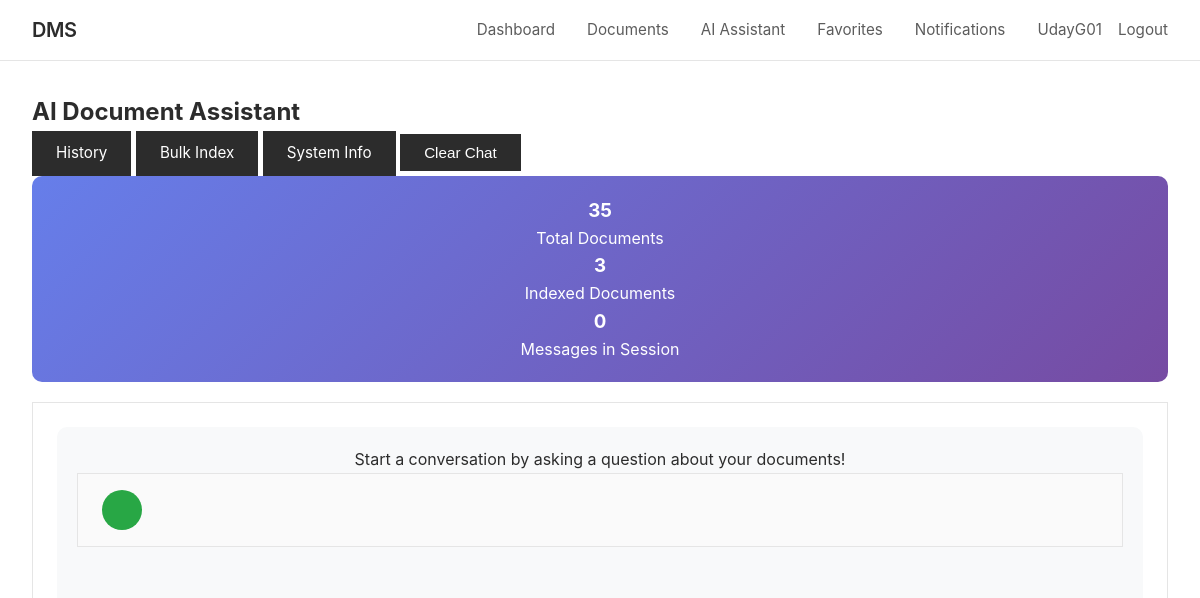
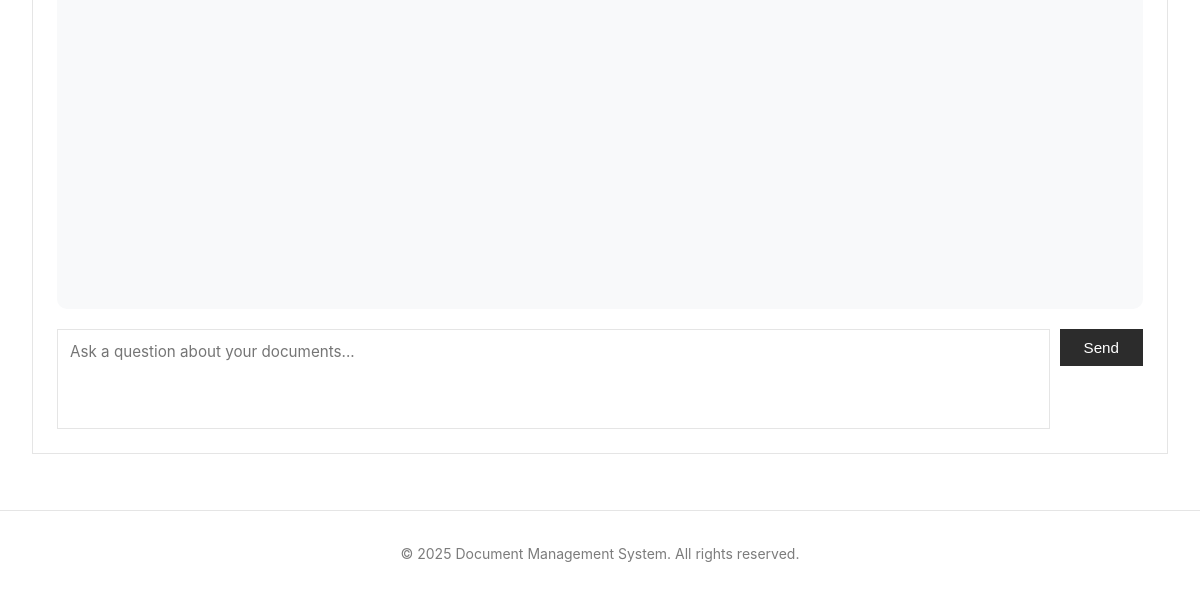
The app's page /chatbot/ (signed in), older data (2 pictures, top to bottom).
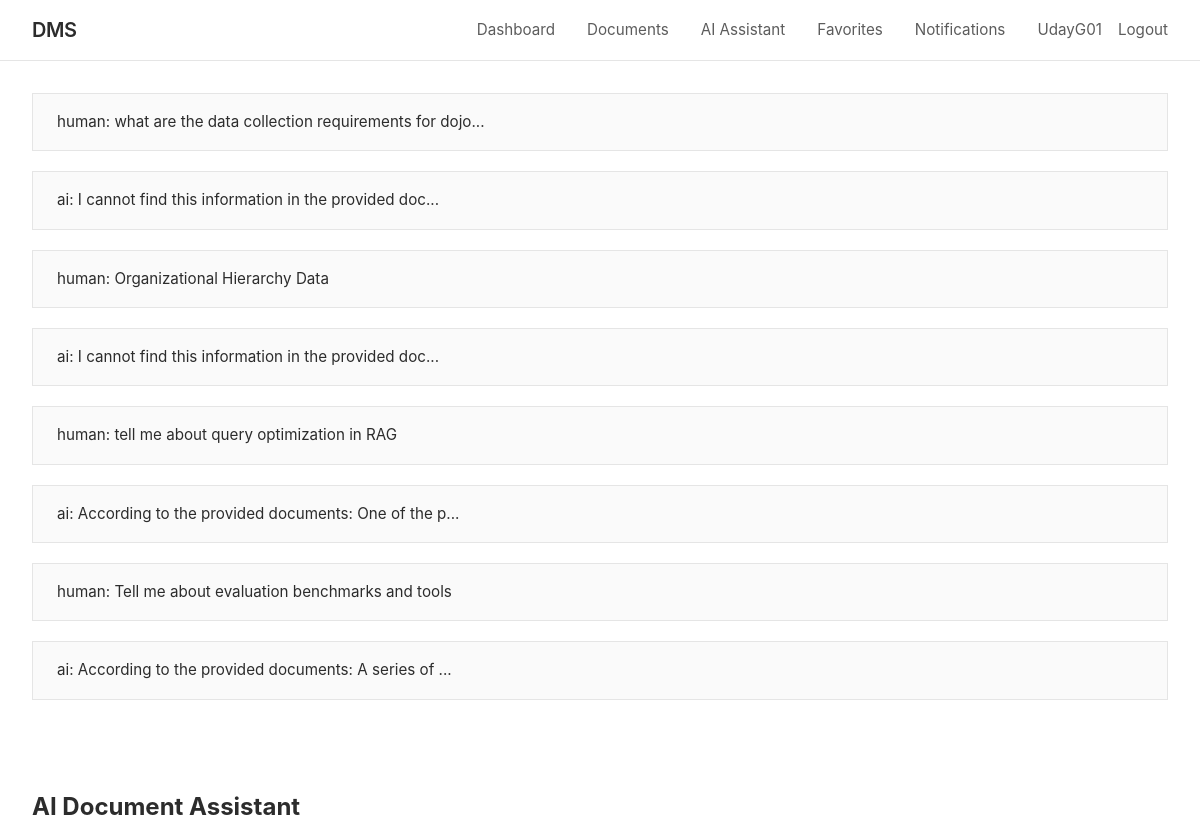
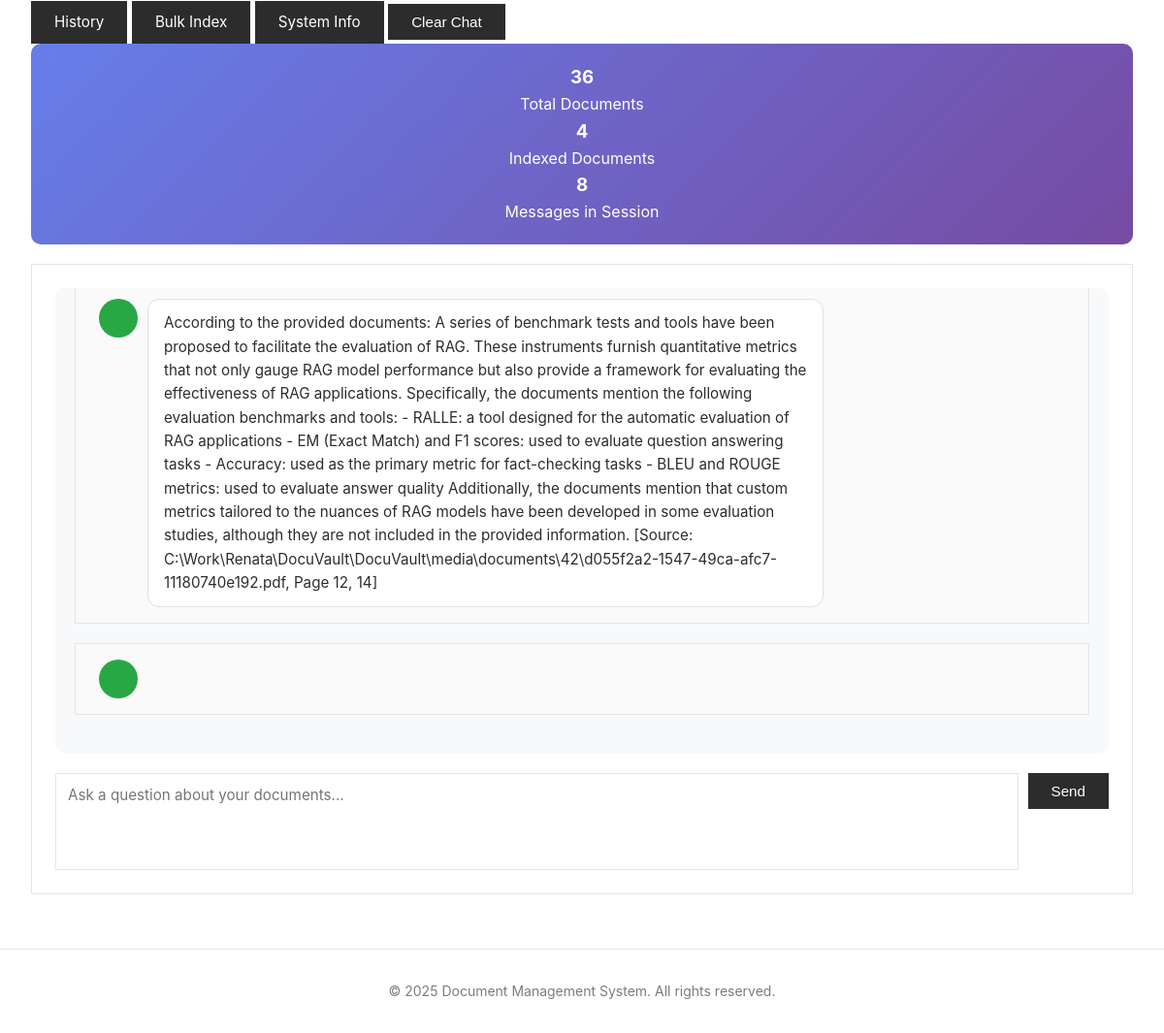
The same page, newer data (2 pictures, top to bottom).
### documents/models.py (models this page shows)
class ChatMessage(models.Model):
    MESSAGE_TYPE_CHOICES = [
        ('human', 'Human'),
        ('ai', 'AI'),
        ('system', 'System'),
    ]
    session = models.ForeignKey(ChatSession, on_delete=models.CASCADE, related_name='messages')
    message_type = models.CharField(max_length=10, choices=MESSAGE_TYPE_CHOICES)
    content = models.TextField()
    created_at = models.DateTimeField(auto_now_add=True)
    sources = models.JSONField(null=True, blank=True, help_text="Retrieved document sources")
    retrieval_time = models.FloatField(null=True, blank=True, help_text="Time taken to retrieve documents (seconds)")
    generation_time = models.FloatField(null=True, blank=True, help_text="Time taken to generate response (seconds)")
    class Meta:
        ordering = ['created_at']
    def __str__(self):
        preview = self.content[:50] + '...' if len(self.content) > 50 else self.content
        return f"{self.message_type}: {preview}"

### documents/rag_views.py (the view)
# urls.py: path('chatbot/', rag_views.chatbot_view, name='chatbot'),
@login_required
def chatbot_view(request):
    chat_session = ChatSession.objects.filter(
        user=request.user,
        is_active=True
    ).first()
    if not chat_session:
        chat_session = ChatSession.objects.create(
            user=request.user,
            title='New Conversation'
        )
    messages_list = chat_session.messages.all()
    user_documents = Document.objects.filter(
        Q(access_level='public') |
        Q(owner=request.user) |
        Q(access_level='role', required_role_level__lte=request.user.get_role_level()) |
        Q(shared_with=request.user)
    ).filter(
        is_deleted=False
    )
    indexed_count = DocumentEmbedding.objects.filter(
        document__in=user_documents,
        is_indexed=True
    ).count()
    context = {
        'chat_session': chat_session,
        'messages': messages_list,
        'total_documents': user_documents.count(),
        'indexed_documents': indexed_count,
        'form': ChatQueryForm()
    }
    return render(request, 'documents/chatbot.html', context)

### documents/forms.py
class ChatQueryForm(forms.Form):
    query = forms.CharField(
        max_length=1000,
        widget=forms.Textarea(attrs={
            'class': 'form-control',
            'placeholder': 'Ask a question about your documents...',
            'rows': 3
        })
    )

### documents/models.py (called while the page is built)
    def is_admin(self):
        return self.user_type == 'admin'

    def get_role_level(self):
        if self.is_admin():
            return 100
        return self.role.level if self.role else 1

### documents/templates/documents/chatbot.html (shortened to what this page needs)
{% extends 'documents/base.html' %}
{% load static %}
{% block content %}
<div class="container-fluid mt-4">
    <div class="row">
        <div class="col-md-12">
            <div class="d-flex justify-content-between align-items-center mb-4">
                <h2>
                     AI Document Assistant
                </h2>
                <div>
                    <a href="{% url 'chat_history' %}" class="btn btn-outline-primary">
                         History
                    </a>
                    <a href="{% url 'bulk_index_documents' %}" class="btn btn-outline-secondary">
                         Bulk Index
                    </a>
                    <a href="{% url 'rag_system_info' %}" class="btn btn-outline-info">
                         System Info
                    </a>
                    <button id="clearChatBtn" class="btn btn-outline-danger">
                         Clear Chat
                    </button>
                </div>
            </div>
            <div class="stats-card">
                <div class="row text-center">
                    <div class="col-md-4">
                        <h3>{{ total_documents }}</h3>
                        <p class="mb-0">Total Documents</p>
                    </div>
                    <div class="col-md-4">
                        <h3>{{ indexed_documents }}</h3>
                        <p class="mb-0">Indexed Documents</p>
                    </div>
                    <div class="col-md-4">
                        <h3>{{ messages|length|floatformat:0 }}</h3>
                        <p class="mb-0">Messages in Session</p>
                    </div>
                </div>
            </div>
            <div class="card">
                <div class="card-body">
                    <div class="chat-container">
                        <div class="chat-messages" id="chatMessages">
                            {% if messages %}
                            {% for msg in messages %}
                            <div class="message {{ msg.message_type }}">
                                {% if msg.message_type == 'human' %}
                                <div class="message-bubble">
                                    {{ msg.content }}
                                </div>
                                <div class="message-icon">
                                    <i class="fas fa-user"></i>
                                </div>
                                {% else %}
                                <div class="message-icon">
                                </div>
                                <div class="message-bubble">
                                    {{ msg.content }}
                                </div>
                                {% endif %}
                            </div>
                            {% endfor %}
                            {% else %}
                            <div class="text-center text-muted py-5">
                                <p>Start a conversation by asking a question about your documents!</p>
                            </div>
                            {% endif %}
                            <div class="message ai">
                                <div class="message-icon">
                                </div>
                            </div>
                        </div>
                        <div class="chat-input-area">
                            <textarea id="queryInput" class="form-control"
                                placeholder="Ask a question about your documents..." rows="3"
                                style="resize: none;"></textarea>
                            <button id="sendBtn" class="btn btn-primary" style="height: fit-content;">
                                 Send
                            </button>
                        </div>
                    </div>
                </div>
            </div>
        </div>
    </div>
</div>
{% endblock %}

### documents/templates/documents/base.html (shortened to what this page needs)
<!DOCTYPE html>
<html lang="en">
<head>
</head>
<body>
    <header class="header">
        <div class="header-content">
            <a href="{% url 'home' %}" class="logo">DMS</a>
            <nav class="nav">
                {% if user.is_authenticated %}
                    <a href="{% url 'dashboard' %}">Dashboard</a>
                    <a href="{% url 'document_list' %}">Documents</a>
                    <a href="{% url 'chatbot' %}"> AI Assistant</a>
                    <a href="{% url 'favorites_list' %}">Favorites</a>
                    <a href="{% url 'notifications_list' %}">Notifications</a>
                    <div class="nav-user">
                        <a href="{% url 'profile' %}">{{ user.username }}</a>
                        <a href="{% url 'logout' %}">Logout</a>
                    </div>
                {% else %}
                    <a href="{% url 'home' %}">Home</a>
                    <a href="{% url 'login' %}">Login</a>
                    <a href="{% url 'register' %}">Register</a>
                {% endif %}
            </nav>
        </div>
    </header>
    {% if messages %}
        <div class="container">
            <div class="messages">
                {% for message in messages %}
                    <div class="message {{ message.tags }}">
                        {{ message }}
                    </div>
                {% endfor %}
            </div>
        </div>
    {% endif %}
    <main class="container">
        {% block content %}{% endblock %}
    </main>
    <footer class="footer">
        <p>&copy; 2025 Document Management System. All rights reserved.</p>
    </footer>
</body>
</html>

Row changes from the older to the newer data that the page shows:
added ChatMessage: content+message_type "human: what are the data collection requirements for dojo..."
added ChatMessage: content+message_type "ai: I cannot find this information in the provided doc..."
added ChatMessage: content+message_type "human: Organizational Hierarchy Data"
added ChatMessage: content+message_type "ai: I cannot find this information in the provided doc..."
added ChatMessage: content+message_type "human: tell me about query optimization in RAG"
added ChatMessage: content+message_type "ai: According to the provided documents: One of the p..."
added ChatMessage: content+message_type "human: Tell me about evaluation benchmarks and tools"
added ChatMessage: content+message_type "ai: According to the provided documents: A series of ...", content "According to the provided documents: A series of benchmark tests and tools have been proposed to facilitate the evaluation of RAG. These instruments furnish quantitative metrics that not only gauge RAG model performance but also provide a framework for evaluating the effectiveness of RAG applications. Specifically, the documents mention the following evaluation benchmarks and tools: - RALLE: a tool designed for the automatic evaluation of RAG applications - EM (Exact Match) and F1 scores: used to evaluate question answering tasks - Accuracy: used as the primary metric for fact-checking tasks - BLEU and ROUGE metrics: used to evaluate answer quality Additionally, the documents mention that…"
Text that changed along with them:
{{ total_documents }}: "35" → "36"
{{ indexed_documents }}: "3" → "4"
{{ messages|length|floatformat:0 }}: "0" → "8"
text no longer shown: "Start a conversation by asking a question about your documents!"
